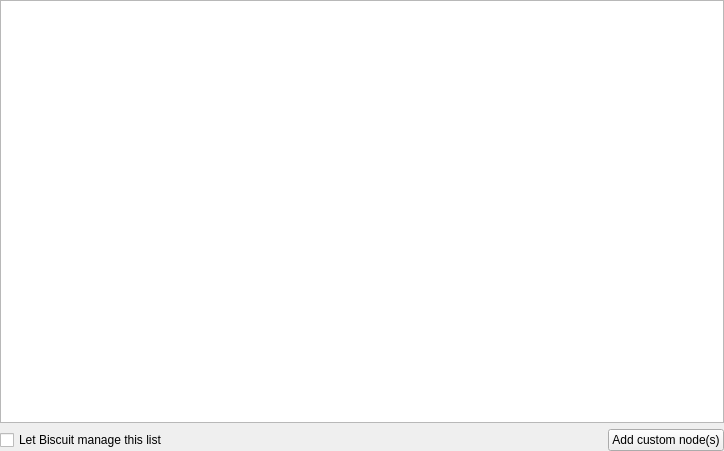
<?xml version="1.0" encoding="UTF-8"?>
<ui version="4.0">
 <class>NodeWidget</class>
 <widget class="QWidget" name="NodeWidget">
  <property name="geometry">
   <rect>
    <x>0</x>
    <y>0</y>
    <width>724</width>
    <height>451</height>
   </rect>
  </property>
  <property name="windowTitle">
   <string>Form</string>
  </property>
  <layout class="QVBoxLayout" name="verticalLayout">
   <property name="leftMargin">
    <number>0</number>
   </property>
   <property name="topMargin">
    <number>0</number>
   </property>
   <property name="rightMargin">
    <number>0</number>
   </property>
   <property name="bottomMargin">
    <number>0</number>
   </property>
   <item>
    <widget class="QStackedWidget" name="stackedWidget">
     <property name="currentIndex">
      <number>0</number>
     </property>
     <widget class="QWidget" name="page_websocket">
      <layout class="QVBoxLayout" name="verticalLayout_3">
       <property name="leftMargin">
        <number>0</number>
       </property>
       <property name="topMargin">
        <number>0</number>
       </property>
       <property name="rightMargin">
        <number>0</number>
       </property>
       <property name="bottomMargin">
        <number>0</number>
       </property>
       <item>
        <widget class="QTreeView" name="treeView_websocket">
         <property name="rootIsDecorated">
          <bool>false</bool>
         </property>
         <attribute name="headerStretchLastSection">
          <bool>false</bool>
         </attribute>
        </widget>
       </item>
      </layout>
     </widget>
     <widget class="QWidget" name="page_custom">
      <layout class="QVBoxLayout" name="verticalLayout_2">
       <property name="leftMargin">
        <number>0</number>
       </property>
       <property name="topMargin">
        <number>0</number>
       </property>
       <property name="rightMargin">
        <number>0</number>
       </property>
       <property name="bottomMargin">
        <number>0</number>
       </property>
       <item>
        <widget class="QTreeView" name="treeView_custom">
         <property name="rootIsDecorated">
          <bool>false</bool>
         </property>
        </widget>
       </item>
      </layout>
     </widget>
    </widget>
   </item>
   <item>
    <layout class="QHBoxLayout" name="horizontalLayout_2">
     <item>
      <widget class="QCheckBox" name="checkBox_websocketList">
       <property name="text">
        <string>Let Biscuit manage this list</string>
       </property>
      </widget>
     </item>
     <item>
      <spacer name="horizontalSpacer">
       <property name="orientation">
        <enum>Qt::Horizontal</enum>
       </property>
       <property name="sizeType">
        <enum>QSizePolicy::MinimumExpanding</enum>
       </property>
       <property name="sizeHint" stdset="0">
        <size>
         <width>25</width>
         <height>0</height>
        </size>
       </property>
      </spacer>
     </item>
     <item>
      <widget class="QFrame" name="frame_addCustomNodes">
       <property name="frameShape">
        <enum>QFrame::NoFrame</enum>
       </property>
       <property name="frameShadow">
        <enum>QFrame::Raised</enum>
       </property>
       <layout class="QHBoxLayout" name="horizontalLayout">
        <property name="leftMargin">
         <number>0</number>
        </property>
        <property name="topMargin">
         <number>0</number>
        </property>
        <property name="rightMargin">
         <number>0</number>
        </property>
        <property name="bottomMargin">
         <number>0</number>
        </property>
        <item>
         <widget class="QPushButton" name="btn_addCustomNodes">
          <property name="text">
           <string>Add custom node(s)</string>
          </property>
         </widget>
        </item>
       </layout>
      </widget>
     </item>
    </layout>
   </item>
  </layout>
 </widget>
 <resources/>
 <connections/>
</ui>
